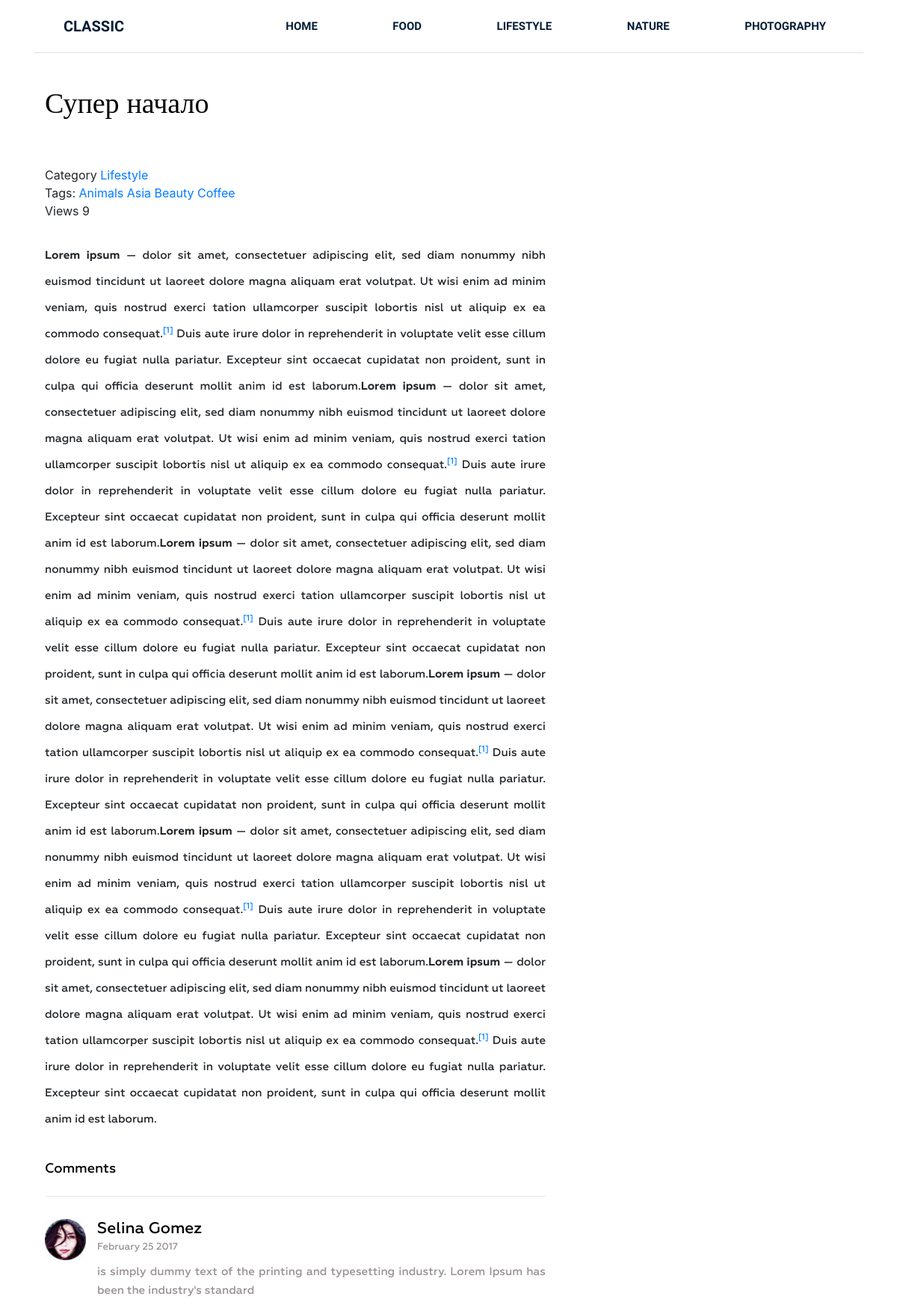
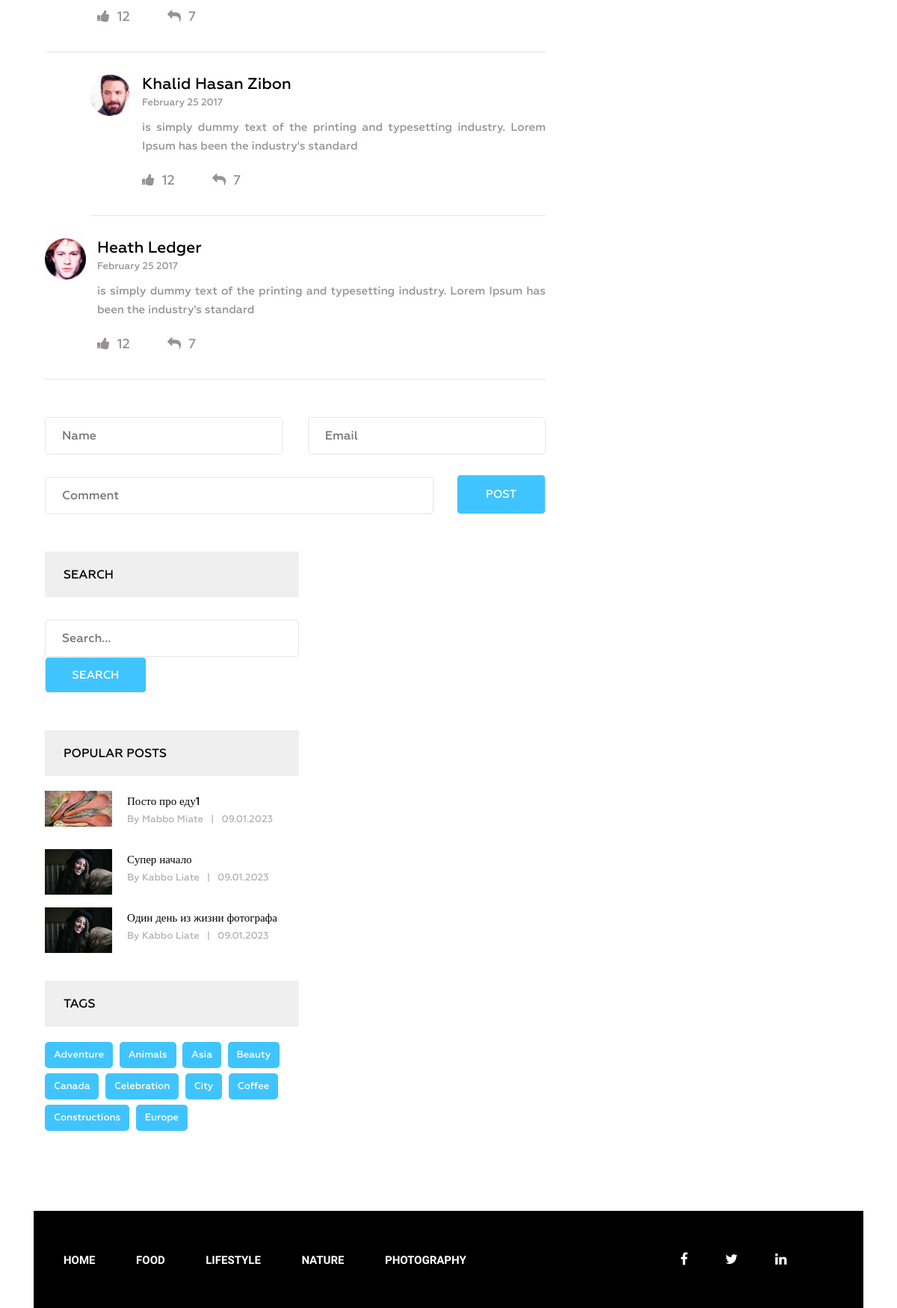
Page /post/super-nachalo/ on the committed database (2 pictures, top to bottom).
### blog/models.py (models this page shows, shortened)
class Category(models.Model):
    title = models.CharField(max_length=255)
    slug = models.SlugField(max_length=255, verbose_name="Url", unique=True)
    def __str__(self):
        return self.title
    def get_absolute_url(self):
        return reverse("category", kwargs={"slug": self.slug})
    class Meta:
        verbose_name = "Категория"
        verbose_name_plural = "Категории"
        ordering = ['title']

class Post(models.Model):
    title = models.CharField(max_length=255)
    slug = models.SlugField(max_length=50, verbose_name="Url", unique=True)
    author = models.CharField(max_length=100)
    content = models.TextField(blank=True)
    created_at = models.DateTimeField(
        auto_now_add=True, verbose_name="Опубликовано")
    photo = models.ImageField(upload_to='photos/%Y/%m/%d/', blank=True)
    views = models.IntegerField(
        default=0, verbose_name='Кол-во просмотров')
    category = models.ForeignKey(
        Category, on_delete=models.PROTECT, related_name='posts')
    tags = models.ManyToManyField(Tag, blank=True, related_name='posts')
    def get_absolute_url(self):
        return reverse("post", kwargs={"slug": self.slug})
    class Meta:
        verbose_name = "Статья"
        verbose_name_plural = "Статьи"
        ordering = ['-created_at']

class Tag(models.Model):
    title = models.CharField(max_length=50)
    slug = models.SlugField(max_length=50, verbose_name="Url", unique=True)
    def get_absolute_url(self):
        return reverse("tag", kwargs={"slug": self.slug})
    class Meta:
        verbose_name = "Тэг"
        verbose_name_plural = "Тэги"
        ordering = ['title']

### blog/views.py (the view)
# urls.py: path('post/<slug:slug>/', views.GetPost.as_view(), name='post'),
class GetPost(DetailView):
    model = Post
    template_name = 'blog/single.html'
    context_object_name = 'post'
    def get_context_data(self, *, object_list=None, **kwargs):
        context = super().get_context_data(**kwargs)
        self.object.views = F('views') + 1
        self.object.save()
        self.object.refresh_from_db()
        return context

### blog/templatetags/menu.py (called while the page is built)
@register.inclusion_tag('blog/menu_tpl.html')
def show_menu(menu_class='menu'):
    categories = Category.objects.all()
    return {"categories": categories, "menu_class": menu_class}

### blog/templatetags/sidebar.py (called while the page is built)
@register.inclusion_tag('blog/popular_posts_tpl.html')
def get_popular(cnt=3):
    posts = Post.objects.order_by('-views')[:cnt]
    return {'posts': posts}

@register.inclusion_tag('blog/tags_tpl.html')
def get_tags():
    tags = Tag.objects.all()
    return {'tags': tags}

### blog/templates/blog/single.html (shortened to what this page needs)
{% extends 'base.html' %}
{%  load static %}
{%  load sidebar %}
{% block content %}
<section class="single-blog-area">
    <div class="container">
        <div class="row">
           <div class="col-md-12">
            <div class="border-top">
                <div class="col-md-8">
                <div class="blog-area">
                    <div class="blog-area-part">
                        <h2>{{ post.title }}</h2>
                        <div class="single-content">
                            <div>
                                <span>Category <a href="{{post.category.get_absolute_url}}">{{post.category}}</a></span>
                                <br>
                                    {% if post.tags.exists %}
                                        <span>
                                            Tags:
                                            {% for tag in post.tags.all %}
                                                <a href="{{ tag.get_absolute_url }}">{{ tag.title }}</a>
                                            {% endfor %}
                                        </span>
                                        <br>
                                    {% endif %}
                                    <span>Views {{ post.views }}</span>
                            </div>
                            {{ post.content|safe }}
                        </div>
                        </div>
                    <div class="commententries">
                        <h3>Comments</h3>
                        <ul class="commentlist">
                            <li>
                                <article class="comment">
                                    <header class="comment-author">
                                        <img src="img/author-1.jpg" alt="">
                                    </header>
                                    <section class="comment-details">
                                        <div class="author-name">
                                            <h5><a href="#">Selina Gomez</a></h5>
                                            <p>February 25 2017</p>
                                        </div>
                                        <div class="comment-body">
                                            <p>is simply dummy text of the printing and typesetting industry. Lorem Ipsum has been the industry's standard </p>
                                        </div>
                                        <div class="reply">
                                            <p><span><a href="#"><i class="fa fa-thumbs-up" aria-hidden="true"></i></a>12</span><span><a href="#"><i class="fa fa-reply" aria-hidden="true"></i></a>7</span></p>
                                        </div>
                                    </section>
                                </article>
                                <ul class="children">
                                    <li>
                                        <article class="comment">
                                            <header class="comment-author">
                                                <img src="img/author-2.jpg" alt="">
                                            </header>
                                            <section class="comment-details">
                                                <div class="author-name">
                                                    <h5><a href="#">Khalid Hasan Zibon</a></h5>
                                                    <p>February 25 2017</p>
                                                </div>
                                                <div class="comment-body">
                                                    <p>is simply dummy text of the printing and typesetting industry. Lorem Ipsum has been the industry's standard </p>
                                                </div>
                                                <div class="reply">
                                                    <p><span><a href="#"><i class="fa fa-thumbs-up" aria-hidden="true"></i></a>12</span><span><a href="#"><i class="fa fa-reply" aria-hidden="true"></i></a>7</span></p>
                                                </div>
                                            </section>
                                        </article>
                                    </li>
                                </ul>
                            </li>
                            <li>
                                <article class="comment">
                                    <header class="comment-author">
                                        <img src="img/author-3.jpg" alt="">
                                    </header>
                                    <section class="comment-details">
                                        <div class="author-name">
                                            <h5><a href="#">Heath Ledger</a></h5>
                                            <p>February 25 2017</p>
                                        </div>
                                        <div class="comment-body">
                                            <p>is simply dummy text of the printing and typesetting industry. Lorem Ipsum has been the industry's standard </p>
                                        </div>
                                        <div class="reply">
                                            <p><span><a href="#"><i class="fa fa-thumbs-up" aria-hidden="true"></i></a>12</span><span><a href="#"><i class="fa fa-reply" aria-hidden="true"></i></a>7</span></p>
                                        </div>
                                    </section>
                                </article>
                            </li>
                        </ul>
                    </div>
                    <form action="#" method="get">
                        <div class="name">
                            <input type="text" name="" id="" placeholder="Name" class="name">
                        </div>
                        <div class="email">
                            <input type="email" name="" id="" placeholder="Email" class="email">
                        </div>
                        <div class="comment">
                            <input type="text" name="" id="" placeholder="Comment" class="comment">
                        </div>
                        <div class="post">
                            <input type="submit" value="Post">
                        </div>
                    </form>
                </div>
            </div>
            <div class="col-md-4">
                <div class="newsletter">
                    <h2 class="sidebar-title">Search</h2>
                    <form action="{% url 'search' %}" method="get">
                        <input type="text" name="s" placeholder="Search...">
                        <input type="submit" value="Search">
                    </form>
                </div>
                {% get_popular 3 %}
                {% get_tags %}
            </div>
            </div>
            </div>
        </div>
    </div>
</section>
{% endblock content %}

### templates/base.html (shortened to what this page needs)
{% load static %}
{% load cache %}
<!DOCTYPE html>
<html lang="en">
<head>
    <link rel="stylesheet" href="{% static 'css/bootstrap.css' %}">
    <link rel="stylesheet" href="{% static 'css/font-awesome.min.css' %}">
    <link rel="stylesheet" href="{% static 'css/owl.carousel.min.css' %}">
    <link rel="stylesheet" href="{% static 'css/owl.theme.default.min.css' %}">
    <link rel="stylesheet" href="{% static 'style.css' %}">
    <link rel="stylesheet" href="{% static 'responsive.css' %}">
</head>
<body>
    <div class="wrapper">
        {% cache 20 header %}
        {% include 'inc/_header.html' %}
        {% endcache %}
        {% block content %}  {% endblock content %}
        {% cache 20 footer %}
        {% include 'inc/_footer.html' %}
        {% endcache %}
    </div>
</body>
</html>

### templates/inc/_header.html
{% load menu %}
<header class="header">
  <div class="container">
    <div class="row">
      <div class="col-md-2">
        <div class="logo">
          <h2><a href="{% url 'home' %}">Classic</a></h2>
        </div>
      </div>
      <div class="col-md-10">
        {% show_menu %}
      </div>
    </div>
  </div>
</header>

### blog/templates/blog/menu_tpl.html
<div class="{{ menu_class }}">
    <ul>
      <li><a href="{% url 'home' %}">Home</a></li>
      {% for item in categories %}
      <li><a href="{{ item.get_absolute_url }}">{{ item.title }}</a></li>
      {% endfor %}
    </ul>
  </div>

### blog/templates/blog/popular_posts_tpl.html
<h2 class="sidebar-title">Popular Posts</h2>
<div class="grid">
    {% for post in posts %}
    <div class="portfolio-item popular">
        {% if post.photo %}
        <img src="{{ post.photo.url }}" alt="{{ post.title }}">
        {% else %}
        <img src="https://images.unsplash.com/photo-1673169128434-90faeb36aaa3?" alt="{{ post.title }}" width="300" />
        {% endif %}
        <div class="portfolio-text">
            <h5><a href="{{ post.get_absolute_url }}">{{ post.title }}</a></h5>
            <p>By {{ post.author }}<span>|</span>{{ post.created_at|date:"d.m.Y" }}</p>
        </div>
    </div>
    {% endfor %}
</div>

### blog/templates/blog/tags_tpl.html
<div class="tags">
    <h2 class="sidebar-title">Tags</h2>
    {% for tag in tags %}
        <p><a href="{{ tag.get_absolute_url }}">{{ tag.title }}</a></p>
    {% endfor %}
</div>

### templates/inc/_footer.html (shortened to what this page needs)
{% load menu %}
<footer class="footer">
  <div class="container">
    <div class="row">
      <div class="col-md-12">
        <div class="footer-bg">
          <div class="row">
            <div class="col-md-9">
                {% show_menu 'footer-menu' %}
            </div>
            <div class="col-md-3">
              <div class="footer-icon">
                <p>
                  <a href="#"
                    ><i class="fa fa-facebook" aria-hidden="true"></i></a
                  ><a href="#"
                    ><i class="fa fa-twitter" aria-hidden="true"></i></a
                  ><a href="#"
                    ><i class="fa fa-linkedin" aria-hidden="true"></i></a
                  >
                </p>
              </div>
            </div>
          </div>
        </div>
      </div>
    </div>
  </div>
</footer>

### rows in the picture
Category: title "FOOD"
Category: title "LIFESTYLE"
Category: title "NATURE"
Category: title "PHOTOGRAPHY"
Post: title "Супер начало", category "Lifestyle", views "9", content "Lorem ipsum — dolor sit amet, consectetuer adipiscing elit, sed diam nonummy nibh euismod tincidunt ut laoreet dolore magna aliquam erat volutpat. Ut wisi enim ad minim veniam, quis nostrud exerci tation ullamcorper suscipit lobortis nisl ut aliquip ex ea commodo consequat. [1] Duis aute irure dolor in reprehenderit in voluptate velit esse cillum dolore eu fugiat nulla pariatur. Excepteur sint occaecat cupidatat non proident, sunt in culpa qui officia deserunt mollit anim id est laborum. Lorem ipsum — dolor sit amet, consectetuer adipiscing elit, sed diam nonummy nibh euismod tincidunt ut laoreet dolore magna aliquam erat volutpat. Ut wisi enim ad minim veniam, quis nostrud exerci tation…", photo (picture), author "Kabbo Liate", created_at "09.01.2023"
Tag: title "Animals"
Tag: title "Asia"
Tag: title "Beauty"
Tag: title "Coffee"
Post: photo (picture), title "Посто про еду1", author "Mabbo Miate", created_at "09.01.2023"
Post: photo (picture), title "Один день из жизни фотографа", author "Kabbo Liate", created_at "09.01.2023"
Tag: title "Adventure"
Tag: title "Canada"
Tag: title "Celebration"
Tag: title "City"
Tag: title "Constructions"
Tag: title "Europe"
